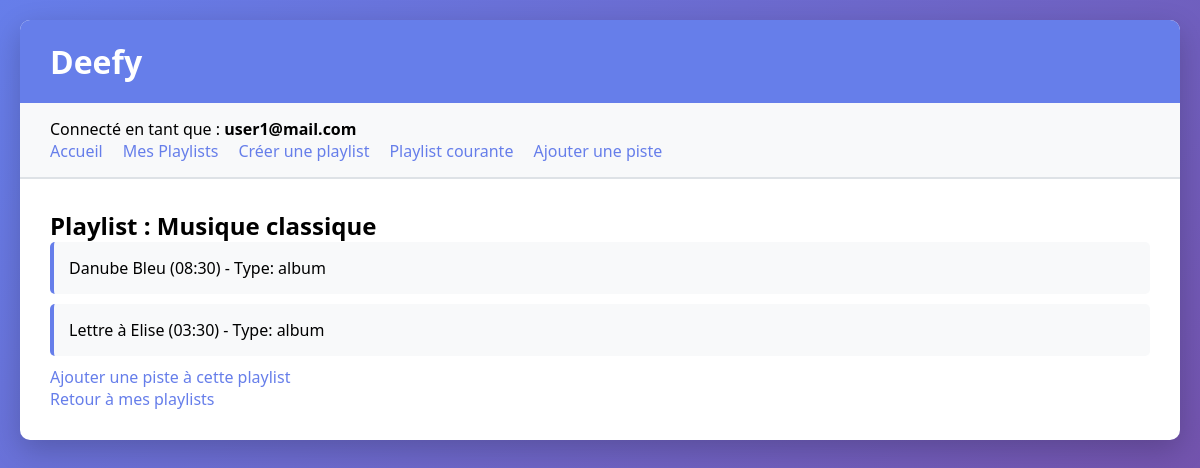
The page /index.php?action=display-playlist&id=2 (signed in) on the database its author committed.
### tables this page shows
CREATE TABLE `playlist` (
                            `id` int(11) NOT NULL AUTO_INCREMENT,
                            `nom` varchar(100) NOT NULL,
                            `user_id` int(11) NOT NULL,
                            PRIMARY KEY (`id`),
                            KEY `user_id` (`user_id`),
                            CONSTRAINT `playlist_ibfk_user` FOREIGN KEY (`user_id`) REFERENCES `User` (`id`) ON DELETE CASCADE
);

CREATE TABLE `track` (
                         `id` int(11) NOT NULL AUTO_INCREMENT,
                         `titre` varchar(100) NOT NULL,
                         `genre` varchar(30) DEFAULT NULL,
                         `duree` int(3) DEFAULT NULL,
                         `filename` varchar(255) DEFAULT NULL,
                         `type` varchar(30) DEFAULT NULL,
                         `artiste_album` varchar(30) DEFAULT NULL,
                         `titre_album` varchar(30) DEFAULT NULL,
                         `annee_album` int(4) DEFAULT NULL,
                         `numero_album` int(11) DEFAULT NULL,
                         `auteur_podcast` varchar(100) DEFAULT NULL,
                         `date_posdcast` date DEFAULT NULL,
                         PRIMARY KEY (`id`)
);

### src/Action/Action.php (called while the page is built, shortened)
<?php
abstract class Action {
    public function __construct(){
        $this->execute();
    }
}

### index.php (called while the page is built, shortened)
<?php
$dispatcher = new Dispatcher();
$dispatcher->run();

### src/Repository/DeefyRepository.php (called while the page is built, shortened)
<?php
class DeefyRepository
{
    private PDO $pdo;
    private static ?DeefyRepository $instance = null;
    private static array $config = [];
    private function __construct(array $conf) {
        $this->pdo = new PDO($conf['dsn'], $conf['user'], $conf['pass'],
            [PDO::ATTR_ERRMODE => PDO::ERRMODE_EXCEPTION]);
    }
    public static function getInstance(){
        if (is_null(self::$instance)) {
            self::$instance = new DeefyRepository(self::$config);
        }
        return self::$instance;
    }
    public static function setConfig(string $file) {
        $conf = parse_ini_file($file);
        self::$config = [
            'dsn'=> $conf['driver'].':host='.$conf['host'].';dbname='.$conf['database'],
            'user'=> $conf['username'],
            'pass'=> $conf['password']
        ];
    }
    public function getPlaylistWithTracks(int $playlistId): array {
        try {
            $stmt = $this->pdo->prepare("SELECT id, nom, user_id FROM playlist WHERE id = ?");
            $stmt->execute([$playlistId]);
            $playlist = $stmt->fetch(PDO::FETCH_ASSOC);
            $stmt = $this->pdo->prepare("
            SELECT t.*
            FROM track t
            INNER JOIN playlist2track pt ON t.id = pt.id_track
            WHERE pt.id_pl = ?
            ORDER BY pt.no_piste_dans_liste
        ");
            $stmt->execute([$playlistId]);
            $tracks = $stmt->fetchAll(PDO::FETCH_ASSOC);
            return [
                'id' => $playlist['id'],
                'nom' => $playlist['nom'],
                'user_id' => $playlist['user_id'],
                'tracks' => $tracks
            ];
        } catch (Exception $e) {
            throw new Exception("Erreur lors de la récupération de la playlist: " . $e->getMessage());
        }
    }
}

### src/Action/DisplayPlaylistAction.php (the view, shortened to what this page needs)
<?php
class DisplayPlaylistAction extends Action
{
    public function execute(): string
    {
        $playlistId = filter_input(INPUT_GET, 'id', FILTER_VALIDATE_INT);
        $repo = DeefyRepository::getInstance();
        try {
            $playlistData = $repo->getPlaylistWithTracks($playlistId);
            $nom = htmlspecialchars($playlistData['nom']);
            $tracks = $playlistData['tracks'];
            $html = "<h2>Playlist : $nom</h2>";
            if (empty($tracks)) {
                $html .= '<p>Cette playlist est vide.</p>';
            } else {
                $html .= '<ul class="track-list">';
                foreach ($tracks as $track) {
                    $titre = htmlspecialchars($track['titre']);
                    $duree = gmdate("i:s", $track['duree']);
                    $type = htmlspecialchars($track['type']);
                    $html .= "<li>$titre ($duree) - Type: $type</li>";
                }
                $html .= '</ul>';
            }
            $html .= '<p><a href="index.php?action=add-track">Ajouter une piste à cette playlist</a></p>';
            $html .= '<p><a href="index.php?action=my-playlists">Retour à mes playlists</a></p>';
            return $html;
        } catch (\Exception $e) {
            return '<p class="error">Erreur : ' . htmlspecialchars($e->getMessage()) . '</p>';
        }
    }
}

### rows shown on the page
playlist: nom "Musique classique"
track: titre "Danube Bleu", duree "08:30", type "album"
track: titre "Lettre à Elise", duree "03:30", type "album"

### other values the page prints
$userEmail "user1@mail.com"
